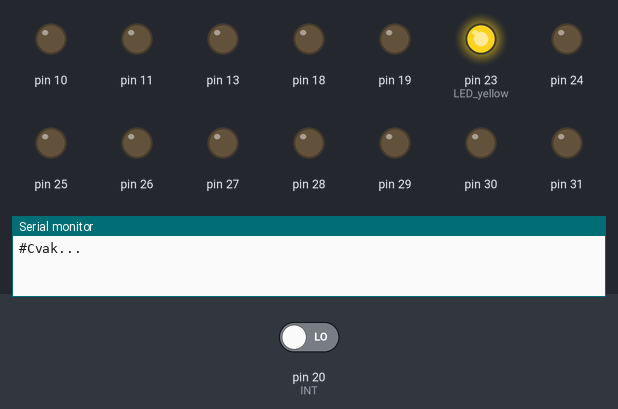
Simulated run of this sketch. Board: Arduino Mega 2560, built with avr-gcc and run on an emulated ATmega2560. On the bench: output pins drawn as LEDs (lit = HIGH), the last lines printed to the serial monitor. Inputs (shaded band) come from the test bench; at power-on: pin 20 (INT) LOW. Raw I2C reads return 0.

Above: at 0.06 s.
At 0.6 s:
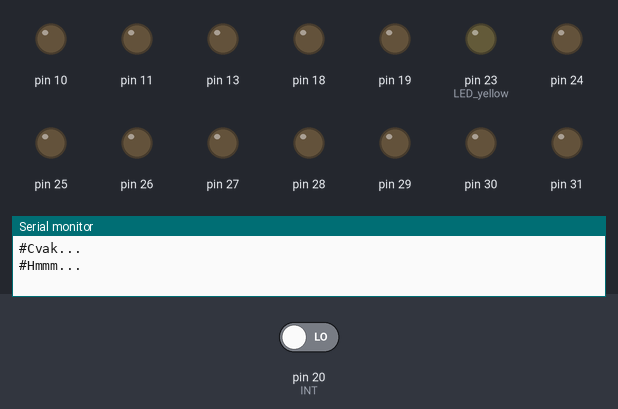
Timing chart, 0 to 0.6 s (numbered marks = the images above; inputs shaded):
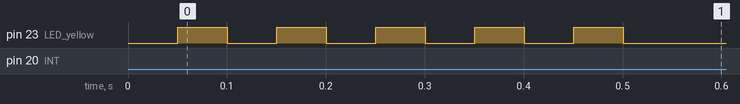

The sketch:

AIRDOS_F_musala.ino
```cpp
//#define DEBUG
/*
  AIRDOS with RTC

Compiled with: Arduino 1.8.5

3 month endurance with LS 33600 = 7.6 mA

ISP
---
PD0     RX
PD1     TX
RESET#  through 50M capacitor to RST#

SDcard
------
DAT3   SS   4 B4
CMD    MOSI 5 B5
DAT0   MISO 6 B6
CLK    SCK  7 B7

ANALOG
------
+      A0  PA0
-      A1  PA1
RESET  0   PB0

LED
---
LED_yellow  23  PC7         // LED for Dasa


                     Mighty 1284p
                      +---\/---+
           (D 0) PB0 1|        |40 PA0 (AI 0 / D24)
           (D 1) PB1 2|        |39 PA1 (AI 1 / D25)
      INT2 (D 2) PB2 3|        |38 PA2 (AI 2 / D26)
       PWM (D 3) PB3 4|        |37 PA3 (AI 3 / D27)
    PWM/SS (D 4) PB4 5|        |36 PA4 (AI 4 / D28)
      MOSI (D 5) PB5 6|        |35 PA5 (AI 5 / D29)
  PWM/MISO (D 6) PB6 7|        |34 PA6 (AI 6 / D30)
   PWM/SCK (D 7) PB7 8|        |33 PA7 (AI 7 / D31)
                 RST 9|        |32 AREF
                VCC 10|        |31 GND
                GND 11|        |30 AVCC
              XTAL2 12|        |29 PC7 (D 23)
              XTAL1 13|        |28 PC6 (D 22)
      RX0 (D 8) PD0 14|        |27 PC5 (D 21) TDI
      TX0 (D 9) PD1 15|        |26 PC4 (D 20) TDO
RX1/INT0 (D 10) PD2 16|        |25 PC3 (D 19) TMS
TX1/INT1 (D 11) PD3 17|        |24 PC2 (D 18) TCK
     PWM (D 12) PD4 18|        |23 PC1 (D 17) SDA
     PWM (D 13) PD5 19|        |22 PC0 (D 16) SCL
     PWM (D 14) PD6 20|        |21 PD7 (D 15) PWM
                      +--------+
*/

#include <SD.h>             // Tested with version 1.2.2.
#include "wiring_private.h"
#include <Wire.h>           // Tested with version 1.0.0.
#include "RTClib.h"         // Tested with version 1.5.4.

#define LED_yellow  23 // PC7
#define RESET     0    // PB0
#define SDpower1  1    // PB1
#define SDpower2  2    // PB2
#define SDpower3  3    // PB3
#define SS        4    // PB4
#define MOSI      5    // PB5
#define MISO      6    // PB6
#define SCK       7    // PB7
#define INT       20   // PC4

#define CHANNELS 512 // number of channels in buffer for histogram, including negative numbers

uint16_t count = 0;

RTC_Millis rtc;

// Read Analog Differential without gain (read datashet of ATMega1280 and ATMega2560 for refference)
// Use analogReadDiff(NUM)
//   NUM  | POS PIN             | NEG PIN           |   GAIN
//  0 | A0      | A1      | 1x
//  1 | A1      | A1      | 1x
//  2 | A2      | A1      | 1x
//  3 | A3      | A1      | 1x
//  4 | A4      | A1      | 1x
//  5 | A5      | A1      | 1x
//  6 | A6      | A1      | 1x
//  7 | A7      | A1      | 1x
//  8 | A8      | A9      | 1x
//  9 | A9      | A9      | 1x
//  10  | A10     | A9      | 1x
//  11  | A11     | A9      | 1x
//  12  | A12     | A9      | 1x
//  13  | A13     | A9      | 1x
//  14  | A14     | A9      | 1x
//  15  | A15     | A9      | 1x
#define PIN 0
uint8_t analog_reference = INTERNAL2V56; // DEFAULT, INTERNAL, INTERNAL1V1, INTERNAL2V56, or EXTERNAL

void setup()
{

  // Open serial communications and wait for port to open:
  Serial.begin(9600);
  while (!Serial)
  {
  ; // wait for serial port to connect. Needed for Leonardo only?
  }

  Serial.println("#Cvak...");

  ADMUX = (analog_reference << 6) | ((PIN | 0x10) & 0x1F);

  ADCSRB = 0;               // Switching ADC to Free Running mode
  sbi(ADCSRA, ADATE);       // ADC autotrigger enable (mandatory for free running mode)
  sbi(ADCSRA, ADSC);        // ADC start the first conversions
  sbi(ADCSRA, 2);           // 0x100 = clock divided by 16, 62.5 kHz, 208 us for 13 cycles of one AD conversion, 24 us fo 1.5 cycle for sample-hold
  cbi(ADCSRA, 1);
  cbi(ADCSRA, 0);

  pinMode(RESET, OUTPUT);   // reset for peak detetor

  pinMode(INT, INPUT);      // interrupt from lightning detector

  //pinMode(SDpower1, OUTPUT);  // SDcard interface
  //pinMode(SDpower2, OUTPUT);
  //pinMode(SDpower3, OUTPUT);
  //pinMode(SS, OUTPUT);
  //pinMode(MOSI, INPUT);
  //pinMode(MISO, INPUT);
  //pinMode(SCK, OUTPUT);

  DDRB = 0b10011110;
  PORTB = 0b00000000;  // SDcard Power OFF

  DDRA = 0b11111100;
  PORTA = 0b00000000;  // SDcard Power OFF
  DDRC = 0b11101100;
  PORTC = 0b00000000;  // SDcard Power OFF
  DDRD = 0b11111100;
  PORTD = 0b00000000;  // SDcard Power OFF

  pinMode(LED_yellow, OUTPUT);
  digitalWrite(LED_yellow, LOW);
  digitalWrite(RESET, LOW);

  //!!! Wire.setClock(100000);

  for(int i=0; i<5; i++)
  {
    delay(50);
    digitalWrite(LED_yellow, HIGH);  // Blink for Dasa
    delay(50);
    digitalWrite(LED_yellow, LOW);
  }

  Serial.println("#Hmmm...");
}


void loop()
{
  uint8_t lo, hi;
  uint16_t u_sensor, maximum;
  uint16_t buffer[CHANNELS];
  uint16_t offset;

  for(int n=0; n<CHANNELS; n++)
  {
    buffer[n]=0;
  }

  // measurement of ADC offset
  ADMUX = (analog_reference << 6) | 0b10001; // Select +A1,-A1 for offset correction
  delay(50);
  ADCSRB = 0;               // Switching ADC to Free Running mode
  sbi(ADCSRA, ADATE);       // ADC autotrigger enable (mandatory for free running mode)
  sbi(ADCSRA, ADSC);        // ADC start the first conversions
  sbi(ADCSRA, 2);           // 0x100 = clock divided by 16, 62.5 kHz, 208 us for 13 cycles of one AD conversion, 24 us fo 1.5 cycle for sample-hold
  cbi(ADCSRA, 1);
  cbi(ADCSRA, 0);
  sbi(ADCSRA, ADIF);                  // reset interrupt flag from ADC
  while (bit_is_clear(ADCSRA, ADIF)); // wait for the first conversion
  sbi(ADCSRA, ADIF);                  // reset interrupt flag from ADC
  lo = ADCL;
  hi = ADCH;
  ADMUX = (analog_reference << 6) | 0b10000; // Select +A0,-A1 for measurement
  ADCSRB = 0;               // Switching ADC to Free Running mode
  sbi(ADCSRA, ADATE);       // ADC autotrigger enable (mandatory for free running mode)
  sbi(ADCSRA, ADSC);        // ADC start the first conversions
  sbi(ADCSRA, 2);           // 0x100 = clock divided by 16, 62.5 kHz, 208 us for 13 cycles of one AD conversion, 24 us fo 1.5 cycle for sample-hold
  cbi(ADCSRA, 1);
  cbi(ADCSRA, 0);
  // combine the two bytes
  u_sensor = (hi << 7) | (lo >> 1);
  // manage negative values
  if (u_sensor <= (CHANNELS/2)-1 ) {u_sensor += (CHANNELS/2);} else {u_sensor -= (CHANNELS/2);}
  offset = u_sensor;

  PORTB = 1;                          // Set reset output for peak detector to H
  sbi(ADCSRA, ADIF);                  // reset interrupt flag from ADC
  while (bit_is_clear(ADCSRA, ADIF)); // wait for the first dummy conversion
  DDRB = 0b10011111;                  // Reset peak detector
  delayMicroseconds(100);             // guaranteed reset
  DDRB = 0b10011110;

  /*
  // flush lightning detector
  while (digitalRead(INT))
  {
    delay(2); // minimal delay after stroke interrupt

    Wire.requestFrom((uint8_t)3, (uint8_t)8);    // request 9 bytes from slave device #3
    for (int8_t reg=0; reg<8; reg++)
    {
      uint8_t ble = Wire.read();    // receive a byte
    }
  }
  */

  sbi(ADCSRA, ADIF);        // reset interrupt flag from ADC

  uint16_t suppress = 0;
  uint8_t strokes = 0;
  uint8_t lightning[10][8];

  // dosimeter integration
  for (uint8_t i=0; i<10; i++)    // cca 10 s
  {
    while (bit_is_clear(ADCSRA, ADIF)); // wait for dummy conversion
    DDRB = 0b10011111;                  // Reset peak detector
    asm("NOP");                         // cca 6 us for 2k2 resistor and 1k capacitor in peak detector
    asm("NOP");
    asm("NOP");
    asm("NOP");
    asm("NOP");
    DDRB = 0b10011110;
    sbi(ADCSRA, ADIF);                  // reset interrupt flag from ADC

    for (uint16_t n=0; n<4600; n++) // cca 1 s
    {
      while (bit_is_clear(ADCSRA, ADIF)); // wait for end of conversion
      //delayMicroseconds(24);            // 24 us wait for 1.5 cycle of 62.5 kHz ADC clock for sample/hold for next conversion
      asm("NOP");                         // cca 8 us after loop
      asm("NOP");
      asm("NOP");
      asm("NOP");
      asm("NOP");
      asm("NOP");

      DDRB = 0b10011111;                  // Reset peak detector
      asm("NOP");                         // cca 7 us for 2k2 resistor and 100n capacitor in peak detector
      asm("NOP");
      asm("NOP");
      asm("NOP");
      asm("NOP");
      DDRB = 0b10011110;
      sbi(ADCSRA, ADIF);                  // reset interrupt flag from ADC

      // we have to read ADCL first; doing so locks both ADCL
      // and ADCH until ADCH is read.  reading ADCL second would
      // cause the results of each conversion to be discarded,
      // as ADCL and ADCH would be locked when it completed.
      lo = ADCL;
      hi = ADCH;

      // combine the two bytes
      u_sensor = (hi << 7) | (lo >> 1);

      // manage negative values
      if (u_sensor <= (CHANNELS/2)-1 ) {u_sensor += (CHANNELS/2);} else {u_sensor -= (CHANNELS/2);}

      if (u_sensor > maximum) // filter double detection for pulses between two samples
      {
        maximum = u_sensor;
        suppress++;
      }
      else
      {
        buffer[maximum]++;
        maximum = 0;
      }
    }

    if (digitalRead(INT))
    {
      delay(2); // minimal delay after stroke interrupt

      Wire.requestFrom((uint8_t)3, (uint8_t)8);    // request 9 bytes from slave device #3

      for (int8_t reg=0; reg<8; reg++)
      {
        lightning[strokes][reg] = Wire.read();    // receive a byte
      }
      lightning[strokes++][0] = i;
    }
  }

  // Data out
  {
    DateTime now = rtc.now();

    // make a string for assembling the data to log:
    String dataString = "";

    for(int n=0; n<strokes; n++)
    {
      uint32_t stroke, stroke_energy;

      dataString += "$STROKE,";

      dataString += String(count);
      dataString += ",";

      dataString += String(now.unixtime() - (9 - lightning[n][0]));  // Time of discharge
      dataString += ",";

      dataString += String(lightning[n][3]);  // Type of discharge
      dataString += ",";

      stroke_energy = lightning[n][4];
      stroke = lightning[n][5];
      stroke_energy += stroke << 8;
      stroke = lightning[n][6] & 0b11111;
      stroke_energy += stroke << 16;

      dataString += String(stroke_energy);  // Energy of single stroke
      dataString += ",";

      dataString += String(lightning[n][7] & 0b111111);  // Distance from storm
      dataString += "\r\n";
    }

    // make a string for assembling the data to log:
    dataString += "$CANDY3,";

    dataString += String(count);
    dataString += ",";

    dataString += String(now.unixtime());
    dataString += ",";


    uint16_t noise = offset+6;
    uint32_t dose=0;
    #define RANGE 252

    for(int n=offset; n<(offset+RANGE); n++)
    {
      dataString += String(buffer[n]);
      //dataString += "\t";
      dataString += ",";
      //if (n==NOISE) dataString += "*,";
    }


    for(int n=noise; n<(offset+RANGE); n++)
    {
      dose += buffer[n];
    }

    dataString += String(suppress);
    dataString += ",";
    dataString += String(dose);
    dataString += ",";
    dataString += String(offset);

    count++;

    {
      DDRB = 0b10111110;
      PORTB = 0b00001111;  // SDcard Power ON

      {

#ifdef DEBUG
        dataString.remove(100);
#endif
        digitalWrite(LED_yellow, HIGH);  // Blink for Dasa
        Serial.println(dataString);  // print to terminal (additional 700 ms in DEBUG mode)
        digitalWrite(LED_yellow, LOW);
      }

      DDRB = 0b10011110;
      PORTB = 0b00000001;  // SDcard Power OFF
    }
  }
}
```
